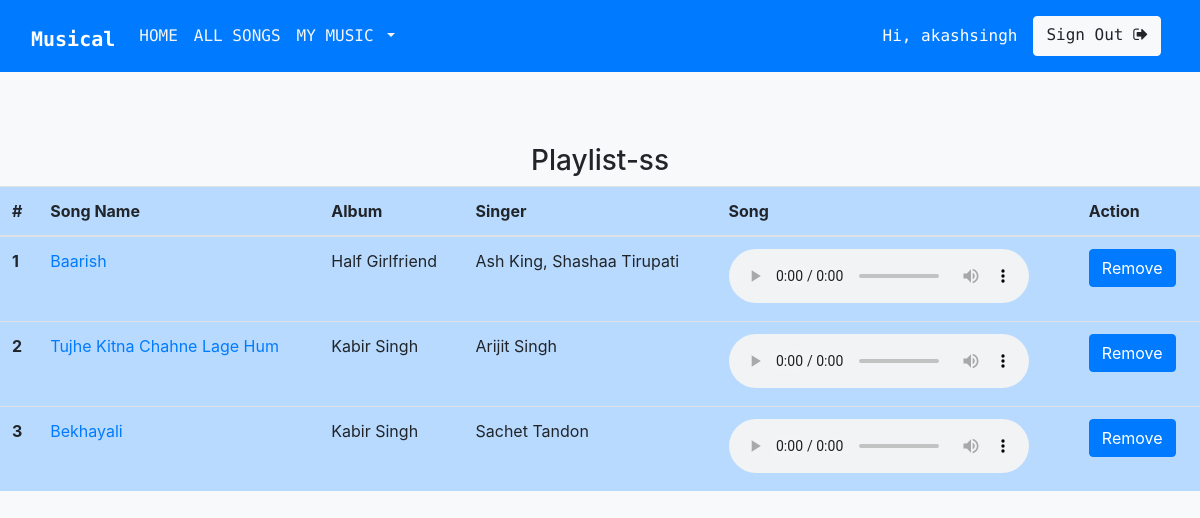
Page /playlist/ss/ (signed in) on the committed database.
### musicapp/models.py (models this page shows, shortened)
class Song(models.Model):
    Language_Choice = (
              ('Hindi', 'Hindi'),
              ('English', 'English'),
          )
    name = models.CharField(max_length=200)
    album = models.CharField(max_length=200)
    language = models.CharField(max_length=20,choices=Language_Choice,default='Hindi')
    song_img = models.FileField()
    year = models.IntegerField()
    singer = models.CharField(max_length=200)
    song_file = models.FileField()

### musicapp/views.py (the view)
# urls.py: path('playlist/<str:playlist_name>/', views.playlist_songs, name='playlist_songs'),
def playlist_songs(request, playlist_name):
    songs = Song.objects.filter(playlist__playlist_name=playlist_name, playlist__user=request.user).distinct()
    if request.method == "POST":
        song_id = list(request.POST.keys())[1]
        playlist_song = Playlist.objects.filter(playlist_name=playlist_name, song__id=song_id, user=request.user)
        playlist_song.delete()
        messages.success(request, "Song removed from playlist!")
    context = {'playlist_name': playlist_name, 'songs': songs}
    return render(request, 'musicapp/playlist_songs.html', context=context)

### templates/musicapp/playlist_songs.html (shortened to what this page needs)
{% extends 'base.html' %}
{% load socialaccount %}
{% block body %}
<br>
<br>
<br>
<center>
  <h3>Playlist-{{playlist_name}}</h3>
</center>
<table class="table table-hover table-primary">
  <thead>
    <tr>
      <th scope="col">#</th>
      <th scope="col">Song Name</th>
      <th scope="col">Album</th>
      <th scope="col">Singer</th>
      <th scope="col">Song</th>
      <th scope="col">Action</th>
    </tr>
  </thead>
  <tbody>
    {% if songs %}
    {% for song in songs %}
    <tr>
      <th scope="row">{{forloop.counter}}</th>
      <td><a href="{% url 'detail' song.id %}">{{song.name}}</a></td>
      <td>{{song.album}}</td>
      <td>{{song.singer}}</td>
      <td>
        <audio controls>
          <source src="{{ song.song_file.url }}" type="audio/mpeg">
        </audio>
      </td>
      <td>
        <form method="post">
          <input class="btn btn-primary" type="submit" value="Remove" name={{song.id}}>
        </form>
      </td>
    </tr>
    {% endfor %}
    {% endif %}
  </tbody>
</table>
{% endblock body %}

### templates/base.html (shortened to what this page needs)
{% load static %}
<!doctype html>
<html lang="en">
<head>
  <link rel="stylesheet" href="https://maxcdn.bootstrapcdn.com/bootstrap/4.0.0/css/bootstrap.min.css"
>
  <link rel="stylesheet" href="https://stackpath.bootstrapcdn.com/font-awesome/4.7.0/css/font-awesome.min.css"
>
  <link href="{% static 'musicapp/css/musicplayer.css' %}" rel="stylesheet">
</head>
<body class="bg-light">
  <nav class="navbar navbar-expand-lg navbar-dark bg-primary">
    <div class="container-fluid">
      <h1>
        <a href="{% url 'index' %}" class="navbar-brand">
          <strong style="color:white">Musical</strong>
        </a>
      </h1>
      <div class="collapse navbar-collapse" id="navbarNav">
        <ul class="navbar-nav mr-auto">
          <li class="nav-item">
            <a href="{% url 'index' %}" class="nav-link" style="color: #f5f5f5;">HOME</a>
          </li>
          <li class="nav-item">
            <a href="{% url 'all_songs' %}" class="nav-link" style="color: #f5f5f5;">ALL SONGS</a>
          </li>
          {% if request.user.is_active %}
          <li class="nav-item dropdown">
            <a class="nav-link dropdown-toggle" href="#" id="navbarDropdown" role="button" data-toggle="dropdown"
              aria-haspopup="true" aria-expanded="false" style="color: #f5f5f5;">
              MY MUSIC
            </a>
          </li>
          {% endif %}
        </ul>
        <div class="navbar-nav">
          {% if request.user.is_active %}
          <span class="navbar-text text-white mx-2">Hi, {{ request.user.username }}</span>
          <a href="{% url 'logout' %}" class="btn btn-light mx-2">Sign Out <i class="fa fa-sign-out"
              aria-hidden="true"></i></a>
          {% else %}
          <a href="{% url 'login' %}" class="btn btn-light mx-2"><i class="fa fa-sign-in" aria-hidden="true"></i>
            Sign In</a>
          <a href="{% url 'signup' %}" class="btn btn-light mx-2"><i class="fa fa-user-plus" aria-hidden="true"></i>
            Sign Up</a>
          {% endif %}
        </div>
      </div>
    </div>
  </nav>
  {% block body %}
  {% endblock body %}
  <br>
  <br>
  <br>
</body>
</html>

### templates/base.html (style rules this page uses)
.navbar { font-family: 'Source Code Pro', monospace; }
html { position: relative; min-height: 100%; }
body { margin-bottom: 0px; }

### rows in the picture
Song: name "Baarish", album "Half Girlfriend", singer "Ash King, Shashaa Tirupati"
Song: name "Tujhe Kitna Chahne Lage Hum", album "Kabir Singh", singer "Arijit Singh"
Song: name "Bekhayali", album "Kabir Singh", singer "Sachet Tandon"

### other values in the picture
{{ request.user.username }} "akashsingh"
{{ playlist_name }} "ss"
